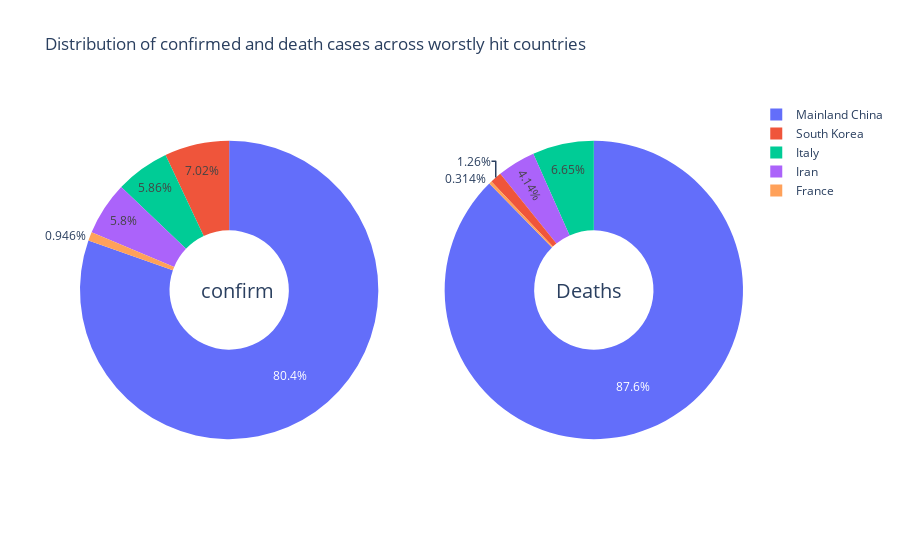

The notebook cell this image was saved under:
### Markdown cell above
#### Q4. How confirmed and death cases are distributed over worstly effected countries?

### Code cell
#https://plot.ly/python/pie-charts/
from plotly.subplots import make_subplots
data=covid_countrywise.sort_values('confirmed',ascending=False)[0:5]
labels=list(data['country'])
# Create subplots: use 'domain' type for Pie subplot
fig = make_subplots(rows=1, cols=2, specs=[[{'type':'domain'}, {'type':'domain'}]])
fig.add_trace(go.Pie(labels=labels, values=list(data['confirmed']), name='country'),
              1, 1)
fig.add_trace(go.Pie(labels=labels, values=list(data['deaths']), name='country'),
              1, 2)

# Use `hole` to create a donut-like pie chart
fig.update_traces(hole=.4, hoverinfo="label+percent+name")

fig.update_layout(
    title_text="Distribution of confirmed and death cases across worstly hit countries",
    # Add annotations in the center of the donut pies.
    annotations=[dict(text='confirm', x=0.18, y=0.5, font_size=20, showarrow=False),
                 dict(text='Deaths', x=0.82, y=0.5, font_size=20, showarrow=False)])
fig.show()

### Figure 1 — Plotly figure (JSON) as saved in the notebook; plotly's stock layout.template omitted (floating-point values rounded to 4 significant figures)
{"data": [{"domain": {"x": [0, 0.45], "y": [0, 1]}, "hole": 0.4, "hoverinfo": "label+percent+name", "labels": ["Mainland China", "South Korea", "Italy", "Iran", "France"], "name": "country", "type": "pie", "values": [80652, 7041, 5883, 5823, 949]}, {"domain": {"x": [0.55, 1], "y": [0, 1]}, "hole": 0.4, "hoverinfo": "label+percent+name", "labels": ["Mainland China", "South Korea", "Italy", "Iran", "France"], "name": "country", "type": "pie", "values": [3070, 44, 233, 145, 11]}], "layout": {"annotations": [{"font": {"size": 20}, "showarrow": false, "text": "confirm", "x": 0.18, "y": 0.5}, {"font": {"size": 20}, "showarrow": false, "text": "Deaths", "x": 0.82, "y": 0.5}], "title": {"text": "Distribution of confirmed and death cases across worstly hit countries"}}}
